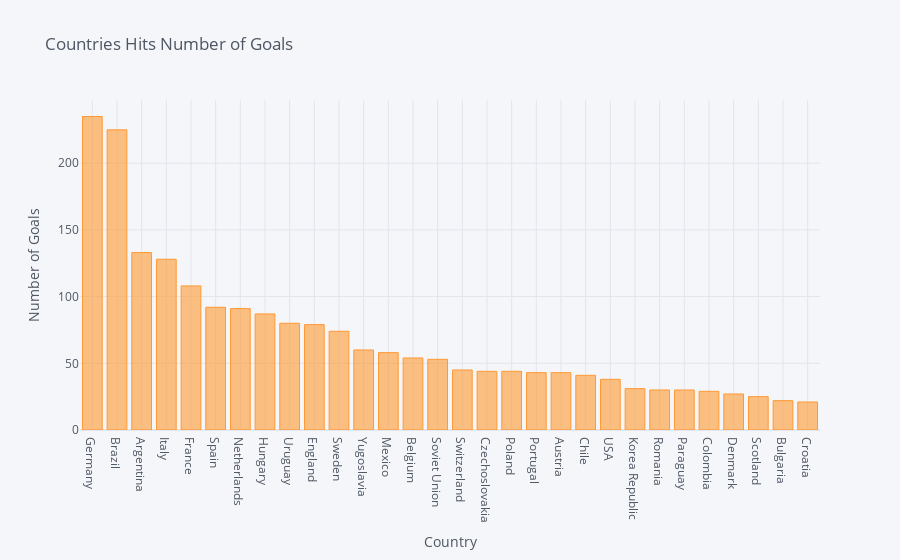

Notebook code for this chart:
### Code cell
# Plotting graph for the most number of goals by countries
# Note that we are only displaying the top 30 countries from the list

goals[:30].iplot(kind='bar', xTitle = 'Country', yTitle = 'Number of Goals', title = 'Countries Hits Number of Goals')

### Figure 1 — Plotly figure (JSON) as saved in the notebook; plotly's stock layout.template omitted (floating-point values rounded to 4 significant figures)
{"data": [{"marker": {"color": "rgba(255, 153, 51, 0.6)", "line": {"color": "rgba(255, 153, 51, 1.0)", "width": 1}}, "name": "Goals", "orientation": "v", "text": "", "type": "bar", "x": ["Germany", "Brazil", "Argentina", "Italy", "France", "Spain", "Netherlands", "Hungary", "Uruguay", "England", "Sweden", "Yugoslavia", "Mexico", "Belgium", "Soviet Union", "Switzerland", "Czechoslovakia", "Poland", "Portugal", "Austria", "Chile", "USA", "Korea Republic", "Romania", "Paraguay", "Colombia", "Denmark", "Scotland", "Bulgaria", "Croatia"], "y": [235, 225, 133, 128, 108, 92, 91, 87, 80, 79, 74, 60, 58, 54, 53, 45, 44, 44, 43, 43, 41, 38, 31, 30, 30, 29, 27, 25, 22, 21]}], "layout": {"legend": {"bgcolor": "#F5F6F9", "font": {"color": "#4D5663"}}, "paper_bgcolor": "#F5F6F9", "plot_bgcolor": "#F5F6F9", "title": {"font": {"color": "#4D5663"}, "text": "Countries Hits Number of Goals"}, "xaxis": {"gridcolor": "#E1E5ED", "showgrid": true, "tickfont": {"color": "#4D5663"}, "title": {"font": {"color": "#4D5663"}, "text": "Country"}, "zerolinecolor": "#E1E5ED"}, "yaxis": {"gridcolor": "#E1E5ED", "showgrid": true, "tickfont": {"color": "#4D5663"}, "title": {"font": {"color": "#4D5663"}, "text": "Number of Goals"}, "zerolinecolor": "#E1E5ED"}}}
